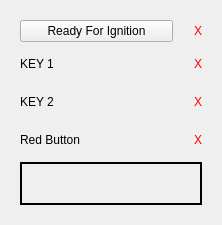
        <widget class="QWidget" name="tab_8">
         <attribute name="title">
          <string>Ignition</string>
         </attribute>
         <layout class="QHBoxLayout" name="horizontalLayout_8">
          <item>
           <widget class="QWidget" name="ignition_box" native="true">
            <property name="minimumSize">
             <size>
              <width>200</width>
              <height>203</height>
             </size>
            </property>
            <layout class="QGridLayout" name="gridLayout_2">
             <item row="0" column="0">
              <widget class="QPushButton" name="ignition_button">
               <property name="minimumSize">
                <size>
                 <width>0</width>
                 <height>20</height>
                </size>
               </property>
               <property name="styleSheet">
                <string notr="true"/>
               </property>
               <property name="text">
                <string>Ready For Ignition</string>
               </property>
              </widget>
             </item>
             <item row="0" column="1">
              <widget class="QLabel" name="ready_ignition_panel">
               <property name="minimumSize">
                <size>
                 <width>0</width>
                 <height>0</height>
                </size>
               </property>
               <property name="maximumSize">
                <size>
                 <width>23</width>
                 <height>16777215</height>
                </size>
               </property>
               <property name="styleSheet">
                <string notr="true">color: rgb(255, 0, 0);</string>
               </property>
               <property name="text">
                <string>X</string>
               </property>
               <property name="alignment">
                <set>Qt::AlignRight|Qt::AlignTrailing|Qt::AlignVCenter</set>
               </property>
              </widget>
             </item>
             <item row="1" column="0">
              <widget class="QLabel" name="key_1_label">
               <property name="text">
                <string>KEY 1</string>
               </property>
              </widget>
             </item>
             <item row="1" column="1">
              <widget class="QLabel" name="key_1_panel">
               <property name="styleSheet">
                <string notr="true">color: rgb(255, 0, 0);</string>
               </property>
               <property name="text">
                <string>X</string>
               </property>
               <property name="alignment">
                <set>Qt::AlignRight|Qt::AlignTrailing|Qt::AlignVCenter</set>
               </property>
              </widget>
             </item>
             <item row="2" column="0">
              <widget class="QLabel" name="key_2_label">
               <property name="text">
                <string>KEY 2</string>
               </property>
              </widget>
             </item>
             <item row="2" column="1">
              <widget class="QLabel" name="key_2_panel">
               <property name="styleSheet">
                <string notr="true">color: rgb(255, 0, 0);</string>
               </property>
               <property name="text">
                <string>X</string>
               </property>
               <property name="alignment">
                <set>Qt::AlignRight|Qt::AlignTrailing|Qt::AlignVCenter</set>
               </property>
              </widget>
             </item>
             <item row="3" column="0">
              <widget class="QLabel" name="red_button_label">
               <property name="text">
                <string>Red Button</string>
               </property>
              </widget>
             </item>
             <item row="3" column="1">
              <widget class="QLabel" name="red_button_panel">
               <property name="styleSheet">
                <string notr="true">color: rgb(255, 0, 0);</string>
               </property>
               <property name="text">
                <string>X</string>
               </property>
               <property name="alignment">
                <set>Qt::AlignRight|Qt::AlignTrailing|Qt::AlignVCenter</set>
               </property>
              </widget>
             </item>
             <item row="4" column="0" colspan="2">
              <widget class="QFrame" name="ignition_frame">
               <property name="minimumSize">
                <size>
                 <width>0</width>
                 <height>30</height>
                </size>
               </property>
               <property name="maximumSize">
                <size>
                 <width>16777215</width>
                 <height>1999999</height>
                </size>
               </property>
               <property name="styleSheet">
                <string notr="true">border-color: rgb(255, 0, 0);
gridline-color: rgb(255, 0, 0);</string>
               </property>
               <property name="frameShape">
                <enum>QFrame::WinPanel</enum>
               </property>
               <property name="frameShadow">
                <enum>QFrame::Plain</enum>
               </property>
               <layout class="QHBoxLayout" name="horizontalLayout">
                <item>
                 <widget class="QLabel" name="code_3">
                  <property name="minimumSize">
                   <size>
                    <width>21</width>
                    <height>21</height>
                   </size>
                  </property>
                  <property name="text">
                   <string/>
                  </property>
                  <property name="alignment">
                   <set>Qt::AlignCenter</set>
                  </property>
                 </widget>
                </item>
                <item>
                 <widget class="QLabel" name="code_2">
                  <property name="minimumSize">
                   <size>
                    <width>21</width>
                    <height>21</height>
                   </size>
                  </property>
                  <property name="text">
                   <string/>
                  </property>
                  <property name="alignment">
                   <set>Qt::AlignCenter</set>
                  </property>
                 </widget>
                </item>
                <item>
                 <widget class="QLabel" name="code_1">
                  <property name="minimumSize">
                   <size>
                    <width>21</width>
                    <height>21</height>
                   </size>
                  </property>
                  <property name="text">
                   <string/>
                  </property>
                  <property name="alignment">
                   <set>Qt::AlignCenter</set>
                  </property>
                 </widget>
                </item>
                <item>
                 <widget class="QLabel" name="code_0">
                  <property name="minimumSize">
                   <size>
                    <width>21</width>
                    <height>21</height>
                   </size>
                  </property>
                  <property name="text">
                   <string/>
                  </property>
                  <property name="alignment">
                   <set>Qt::AlignCenter</set>
                  </property>
                 </widget>
                </item>
               </layout>
              </widget>
             </item>
            </layout>
           </widget>
          </item>
         </layout>
        </widget>
